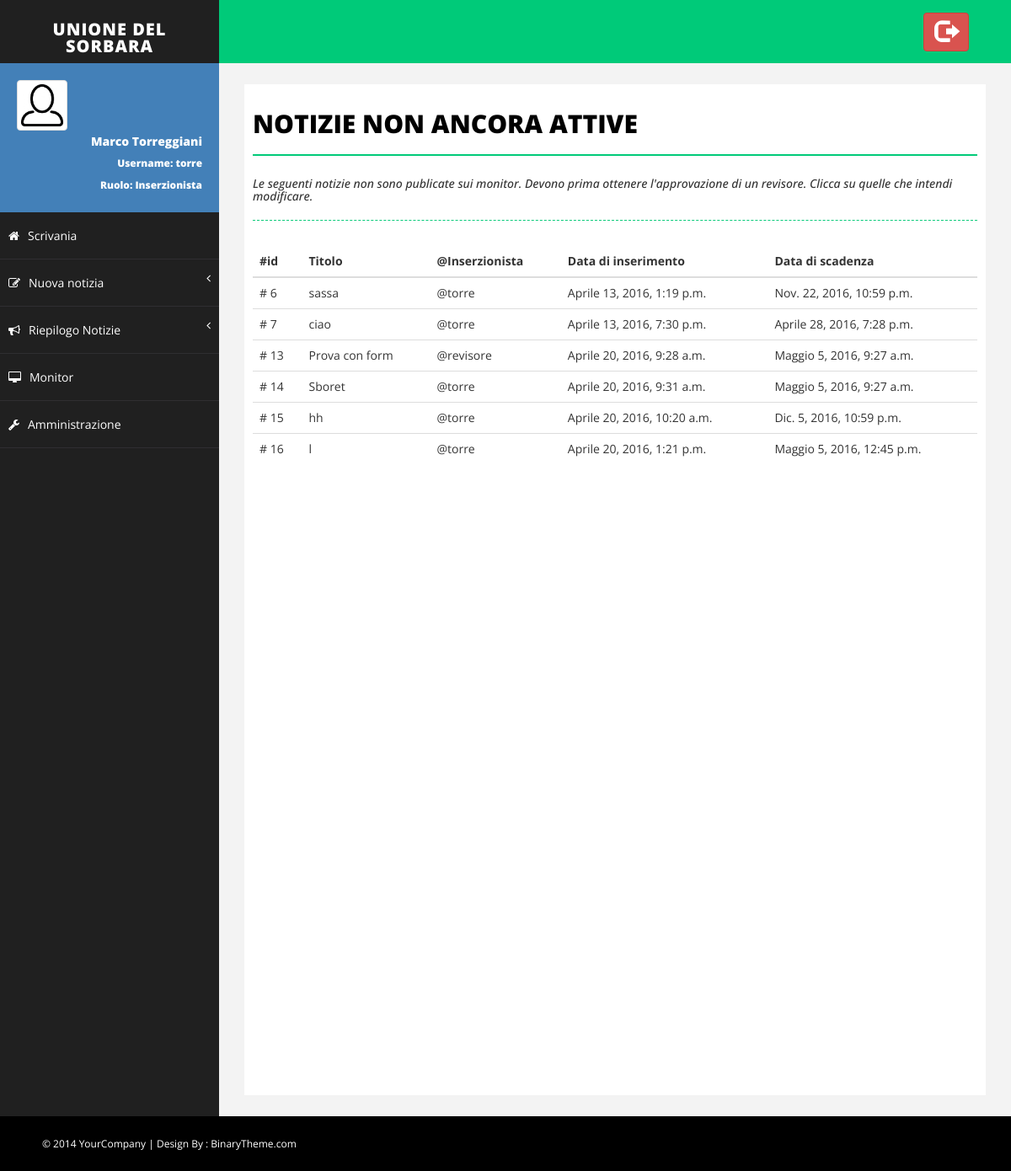
Page /notizie/non_attive/ (signed in) on the earlier database version.
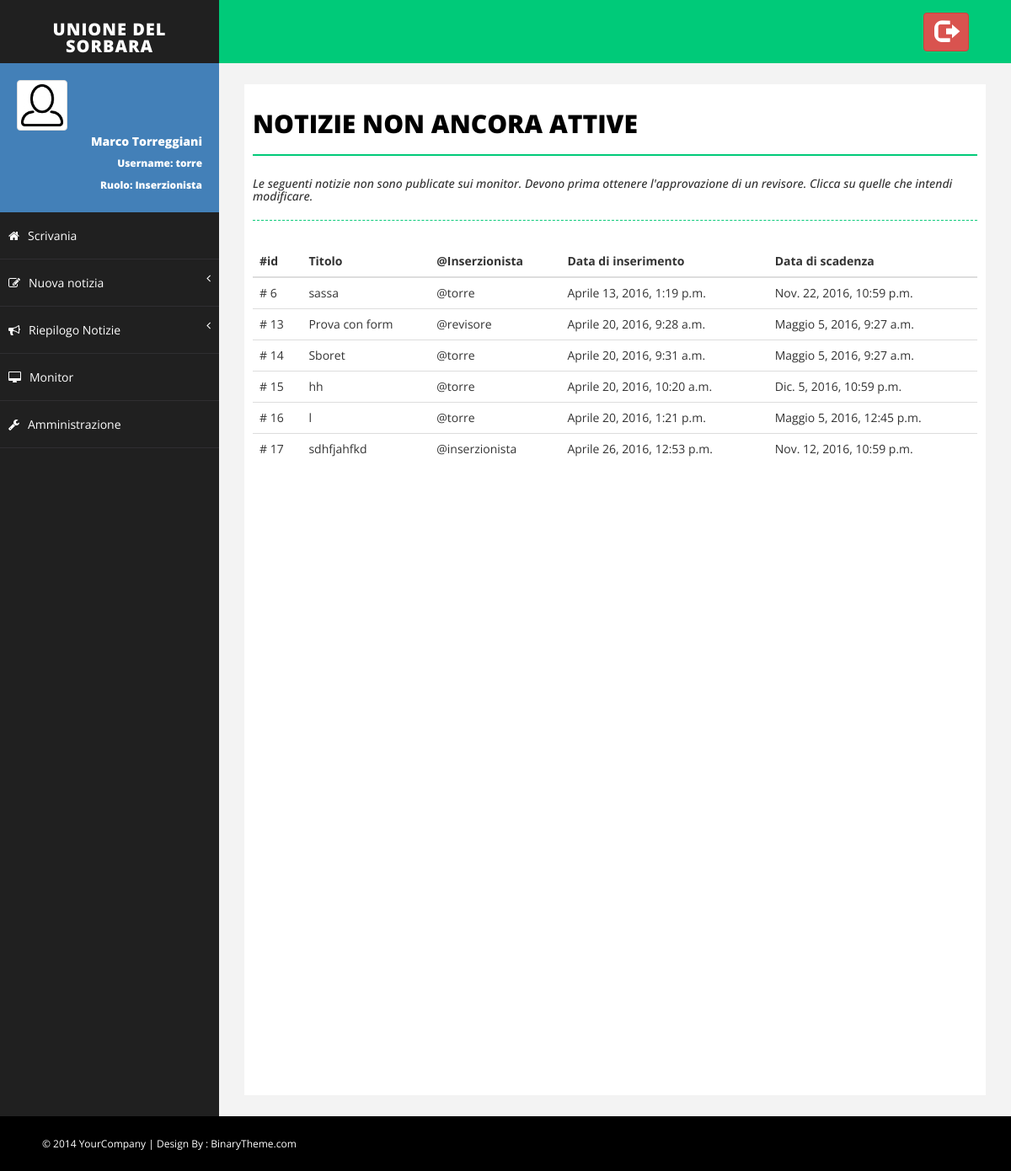
Same page on the later database version.
### Monitor/models.py (models this page shows, shortened)
class Notizia(models.Model):
    titolo = models.CharField(max_length=settings.MAX_LUN_TITOLO)
    descrizione = models.TextField(max_length=settings.MAX_LUN_DESCRIZIONE)
    immagine = models.ImageField(upload_to=get_nome_immagine_notizia, default=None, blank=True)
    approvata = models.BooleanField(default=False)
    inserzionista = models.ForeignKey(MyUser)
    data_inserimento = models.DateTimeField(default=timezone.now)
    data_scadenza = models.DateTimeField(default=timezone.now()+datetime.timedelta(days=15))

class MyUser(AbstractUser):
    foto_profilo = models.ImageField(upload_to=get_nome_immagine_utente, default=settings.NO_PROFILO)
    notifiche = models.BooleanField(default=True)

### Monitor/views.py (the view)
# urls.py: url(r'^notizie/non_attive/$', views.lista_notizie_da_approvare, name='lista_non_attive'),
@login_required(login_url='/login')
def lista_notizie_da_approvare(request):
    notizie = [notizia for notizia in Notizia.objects.all() if not notizia.approvata]
    return render(request, 'Monitor/notizie_non_attive.html', {'notizie': notizie})

### Monitor/templatetags/Monitor_extras.py (called while the page is built)
@register.filter(name='has_group')
def has_group(user, group_name):
    group = Group.objects.get(name=group_name)
    return True if group in user.groups.all() else False

@register.filter(name='is_admin')
def is_admin(user):
    return user.is_superuser

### Monitor/templates/Monitor/notizie_non_attive.html
{% extends 'Monitor/base.html' %}
{% load Monitor_extras %}
{% block body %}
    <div id="page-inner">
        <div class="row">
            <div class="col-md-12">
                <h1 class="page-head-line">Notizie Non ancora Attive</h1>
                <h1 class="page-subhead-line">Le seguenti notizie non sono publicate sui monitor.
                    Devono prima ottenere l'approvazione di un revisore.
                    Clicca su quelle che intendi modificare.</h1>
            </div>
        </div>
        {% if notizie|length == 0 %}
            <div class="panel">
                <div class="alert alert-success" role="alert">
                    Nessuna notizia non attiva!
                    Tutte le notizie publicate sono state approvate oppure non sono state inserite notizie.
                </div>
            </div>
        {% else %}
            <div class="table-responsive">
                <table class="table table-hover">
                    <thead>
                        <tr>
                            <th>#id</th>
                            <th>Titolo</th>
                            <th>@Inserzionista</th>
                            <th>Data di inserimento</th>
                            <th>Data di scadenza</th>
                        </tr>
                    </thead>
                    <tbody>
                        {% for notizia in notizie %}
                            {% if request.user|has_group:"Inserzionista" %}
                            <tr onclick = "location.href='{% url 'Monitor:modifica_notizia' notizia.id %}'">
                            {% else %}
                            <tr onclick = "location.href='{% url 'Monitor:approva_notizia' notizia.id %}'">
                            {% endif %}
                                <td># {{ notizia.id }}</td>
                                <td>{{ notizia.titolo }}</td>
                                <td>@{{ notizia.inserzionista }}</td>
                                <td>{{ notizia.data_inserimento}}</td>
                                <td>{{ notizia.data_scadenza }}</td>
                            </tr>
                        {% endfor %}
                    </tbody>
                </table>
            </div>
        {% endif %}
    </div>
{% endblock %}

Differences in the rows shown:
no longer on this page (row edited): Notizia: id "7", titolo "ciao", inserzionista "torre", data_inserimento "Aprile 13, 2016, 7:30 p.m.", data_scadenza "Aprile 28, 2016, 7:28 p.m."
added Notizia: id "17", titolo "sdhfjahfkd", inserzionista "inserzionista", data_inserimento "Aprile 26, 2016, 12:53 p.m.", data_scadenza "Nov. 12, 2016, 10:59 p.m."
